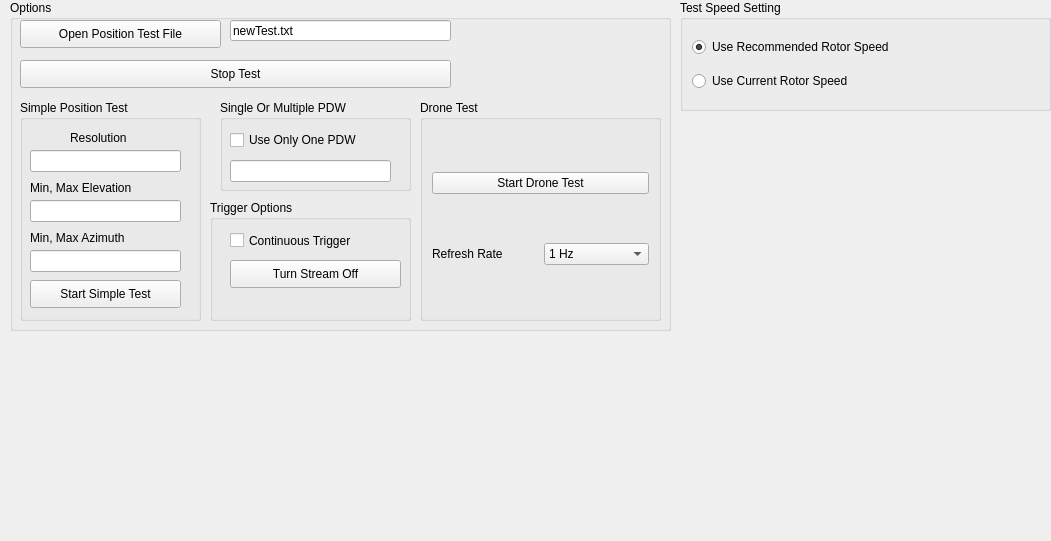
      <widget class="QWidget" name="page">
       <property name="geometry">
        <rect>
         <x>0</x>
         <y>0</y>
         <width>1051</width>
         <height>541</height>
        </rect>
       </property>
       <attribute name="label">
        <string>Test Options</string>
       </attribute>
       <widget class="QGroupBox" name="groupBox_7">
        <property name="geometry">
         <rect>
          <x>10</x>
          <y>0</y>
          <width>661</width>
          <height>331</height>
         </rect>
        </property>
        <property name="title">
         <string>Options</string>
        </property>
        <widget class="QPushButton" name="OpenTestPushButton">
         <property name="geometry">
          <rect>
           <x>10</x>
           <y>20</y>
           <width>201</width>
           <height>28</height>
          </rect>
         </property>
         <property name="text">
          <string>Open Position Test File</string>
         </property>
        </widget>
        <widget class="QPushButton" name="stopTestPushButton">
         <property name="geometry">
          <rect>
           <x>10</x>
           <y>60</y>
           <width>431</width>
           <height>28</height>
          </rect>
         </property>
         <property name="text">
          <string>Stop Test</string>
         </property>
        </widget>
        <widget class="QLineEdit" name="openTestLineEdit">
         <property name="geometry">
          <rect>
           <x>220</x>
           <y>20</y>
           <width>221</width>
           <height>21</height>
          </rect>
         </property>
         <property name="text">
          <string>newTest.txt</string>
         </property>
        </widget>
        <widget class="QGroupBox" name="groupBox_12">
         <property name="geometry">
          <rect>
           <x>10</x>
           <y>100</y>
           <width>181</width>
           <height>221</height>
          </rect>
         </property>
         <property name="title">
          <string>Simple Position Test</string>
         </property>
         <widget class="QLabel" name="label_42">
          <property name="geometry">
           <rect>
            <x>50</x>
            <y>30</y>
            <width>101</width>
            <height>16</height>
           </rect>
          </property>
          <property name="text">
           <string>Resolution</string>
          </property>
         </widget>
         <widget class="QLineEdit" name="ResolutionLineEdit">
          <property name="geometry">
           <rect>
            <x>10</x>
            <y>50</y>
            <width>151</width>
            <height>22</height>
           </rect>
          </property>
         </widget>
         <widget class="QLabel" name="label_43">
          <property name="geometry">
           <rect>
            <x>10</x>
            <y>80</y>
            <width>151</width>
            <height>16</height>
           </rect>
          </property>
          <property name="text">
           <string>Min, Max Elevation</string>
          </property>
         </widget>
         <widget class="QLineEdit" name="MaxMinElevationLineEdit">
          <property name="geometry">
           <rect>
            <x>10</x>
            <y>100</y>
            <width>151</width>
            <height>22</height>
           </rect>
          </property>
         </widget>
         <widget class="QLabel" name="label_44">
          <property name="geometry">
           <rect>
            <x>10</x>
            <y>130</y>
            <width>151</width>
            <height>16</height>
           </rect>
          </property>
          <property name="text">
           <string>Min, Max Azimuth</string>
          </property>
         </widget>
         <widget class="QLineEdit" name="MaxMinAzimuthLineEdit">
          <property name="geometry">
           <rect>
            <x>10</x>
            <y>150</y>
            <width>151</width>
            <height>22</height>
           </rect>
          </property>
         </widget>
         <widget class="QPushButton" name="startTestButton">
          <property name="geometry">
           <rect>
            <x>10</x>
            <y>180</y>
            <width>151</width>
            <height>28</height>
           </rect>
          </property>
          <property name="text">
           <string>Start Simple Test</string>
          </property>
         </widget>
        </widget>
        <widget class="QGroupBox" name="groupBox_14">
         <property name="geometry">
          <rect>
           <x>210</x>
           <y>100</y>
           <width>191</width>
           <height>91</height>
          </rect>
         </property>
         <property name="title">
          <string>Single Or Multiple PDW</string>
         </property>
         <widget class="QCheckBox" name="singlePDWCheckBox">
          <property name="geometry">
           <rect>
            <x>10</x>
            <y>30</y>
            <width>171</width>
            <height>20</height>
           </rect>
          </property>
          <property name="text">
           <string>Use Only One PDW</string>
          </property>
         </widget>
         <widget class="QLineEdit" name="singlePDWFileLineEdit">
          <property name="geometry">
           <rect>
            <x>10</x>
            <y>60</y>
            <width>161</width>
            <height>22</height>
           </rect>
          </property>
         </widget>
        </widget>
        <widget class="QGroupBox" name="groupBox_13">
         <property name="geometry">
          <rect>
           <x>200</x>
           <y>200</y>
           <width>201</width>
           <height>121</height>
          </rect>
         </property>
         <property name="title">
          <string>Trigger Options</string>
         </property>
         <widget class="QCheckBox" name="continuousTriggerCheckBox">
          <property name="geometry">
           <rect>
            <x>20</x>
            <y>30</y>
            <width>181</width>
            <height>21</height>
           </rect>
          </property>
          <property name="text">
           <string>Continuous Trigger</string>
          </property>
         </widget>
         <widget class="QPushButton" name="turnStreamOffPushButton">
          <property name="geometry">
           <rect>
            <x>20</x>
            <y>60</y>
            <width>171</width>
            <height>28</height>
           </rect>
          </property>
          <property name="text">
           <string>Turn Stream Off</string>
          </property>
         </widget>
        </widget>
        <widget class="QGroupBox" name="groupBox_9">
         <property name="geometry">
          <rect>
           <x>410</x>
           <y>100</y>
           <width>241</width>
           <height>221</height>
          </rect>
         </property>
         <property name="title">
          <string>Drone Test</string>
         </property>
         <layout class="QGridLayout" name="gridLayout_8">
          <item row="0" column="0" colspan="2">
           <widget class="QPushButton" name="startDroneTestPushButton">
            <property name="text">
             <string>Start Drone Test</string>
            </property>
           </widget>
          </item>
          <item row="1" column="0">
           <widget class="QLabel" name="label_41">
            <property name="text">
             <string>Refresh Rate</string>
            </property>
           </widget>
          </item>
          <item row="1" column="1">
           <widget class="QComboBox" name="refreshRateComboBox">
            <item>
             <property name="text">
              <string>1 Hz</string>
             </property>
            </item>
            <item>
             <property name="text">
              <string>0.1 Hz</string>
             </property>
            </item>
           </widget>
          </item>
         </layout>
        </widget>
       </widget>
       <widget class="QGroupBox" name="groupBox_3">
        <property name="geometry">
         <rect>
          <x>680</x>
          <y>0</y>
          <width>371</width>
          <height>111</height>
         </rect>
        </property>
        <property name="title">
         <string>Test Speed Setting</string>
        </property>
        <layout class="QVBoxLayout" name="verticalLayout_3">
         <item>
          <widget class="QRadioButton" name="recommendedSpeedRadioButton">
           <property name="text">
            <string>Use Recommended Rotor Speed</string>
           </property>
           <property name="checked">
            <bool>true</bool>
           </property>
          </widget>
         </item>
         <item>
          <widget class="QRadioButton" name="currentSpeedRadioButton">
           <property name="text">
            <string>Use Current Rotor Speed</string>
           </property>
          </widget>
         </item>
        </layout>
       </widget>
      </widget>
